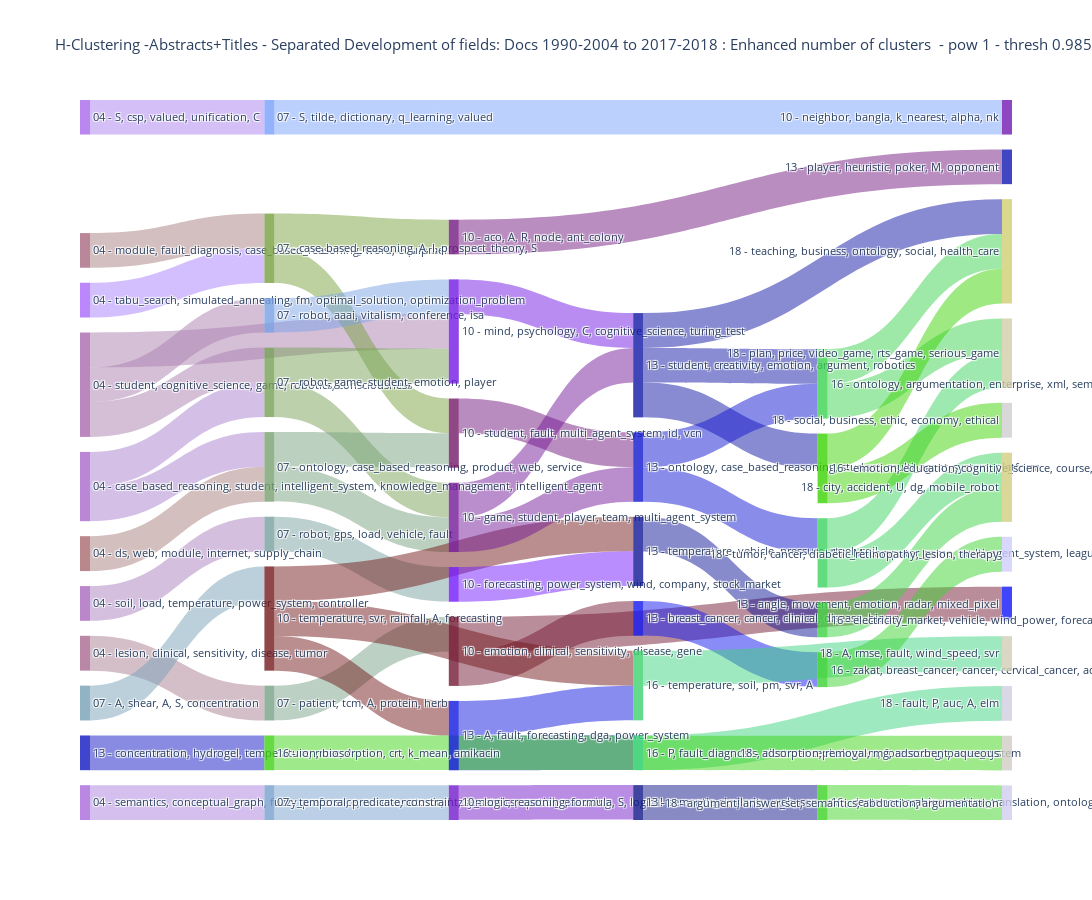

Write notebook code for a chart like this one.
### Markdown cell above
#### Draw

### Code cell
fig = go.Figure(data=[go.Sankey(
    node = dict(
      pad = 15,
      thickness = 10,
      line = dict(color = "black", width = 0),
      label = labels_all_new,
      color = colors_all #"blue"
    ),
    link = dict(
      source = similarity_source,# 1, 0, 2, 3, 3], # indices correspond to labels, eg A1, A2, A2, B1, ...
      target = similarity_target,# 3, 3, 4, 4, 5],
      value = similarity_value,# 4, 2, 8, 4, 2],
      color = final_colors_links #"grey"
  ))])

fig.update_layout(title_text="H-Clustering -"+data_type+" Development of fields: Docs 1990-2004 to "+last_period_start+"-2018 : Enhanced number of clusters  - pow "+str(power)+" - thresh "+str(link_strength_threshold), font_size=11)
fig.update_layout(
    autosize=False,
    width=1500,
    height=900)
fig.show()
